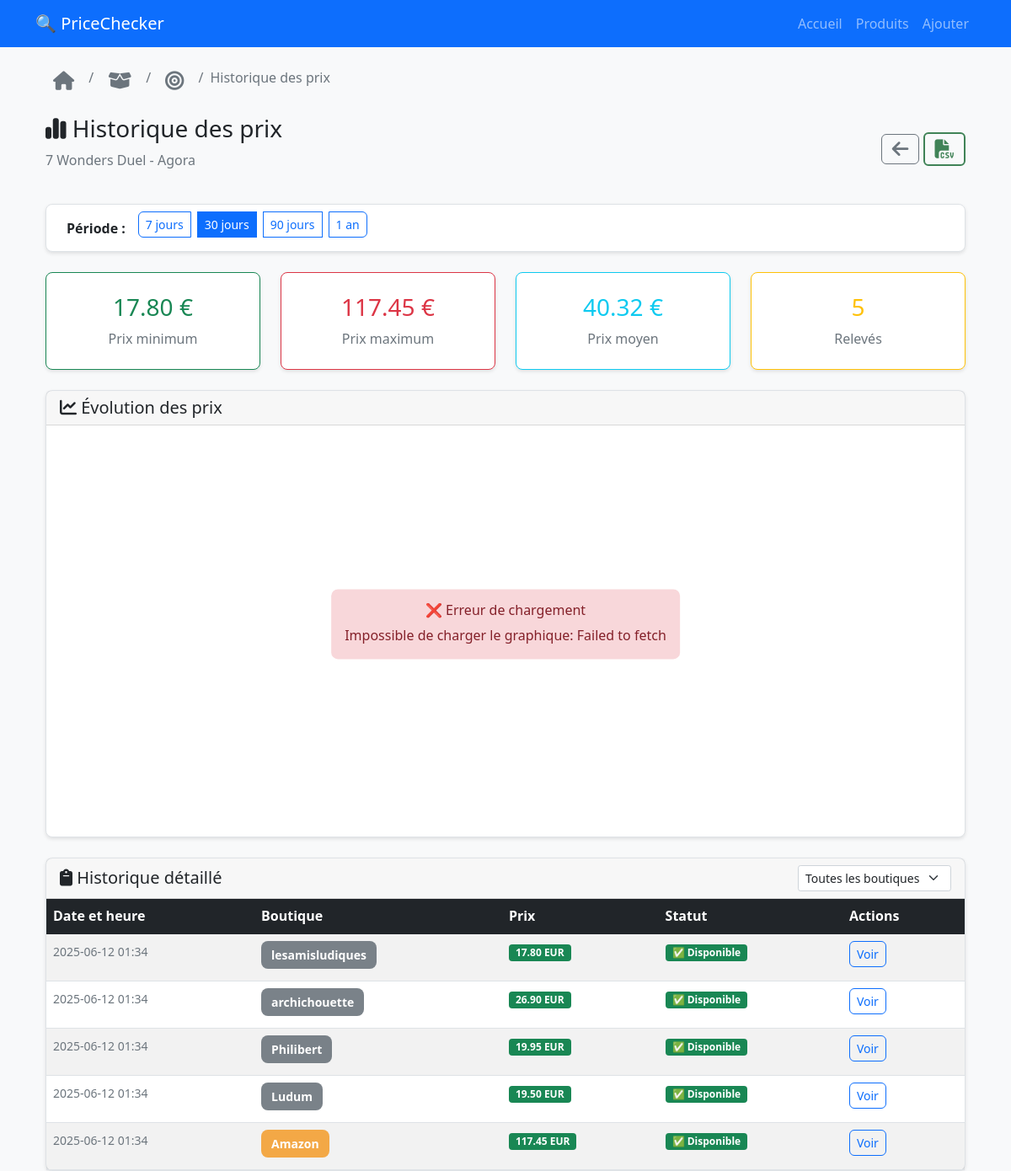
Before: /product/1/history with the older database file.
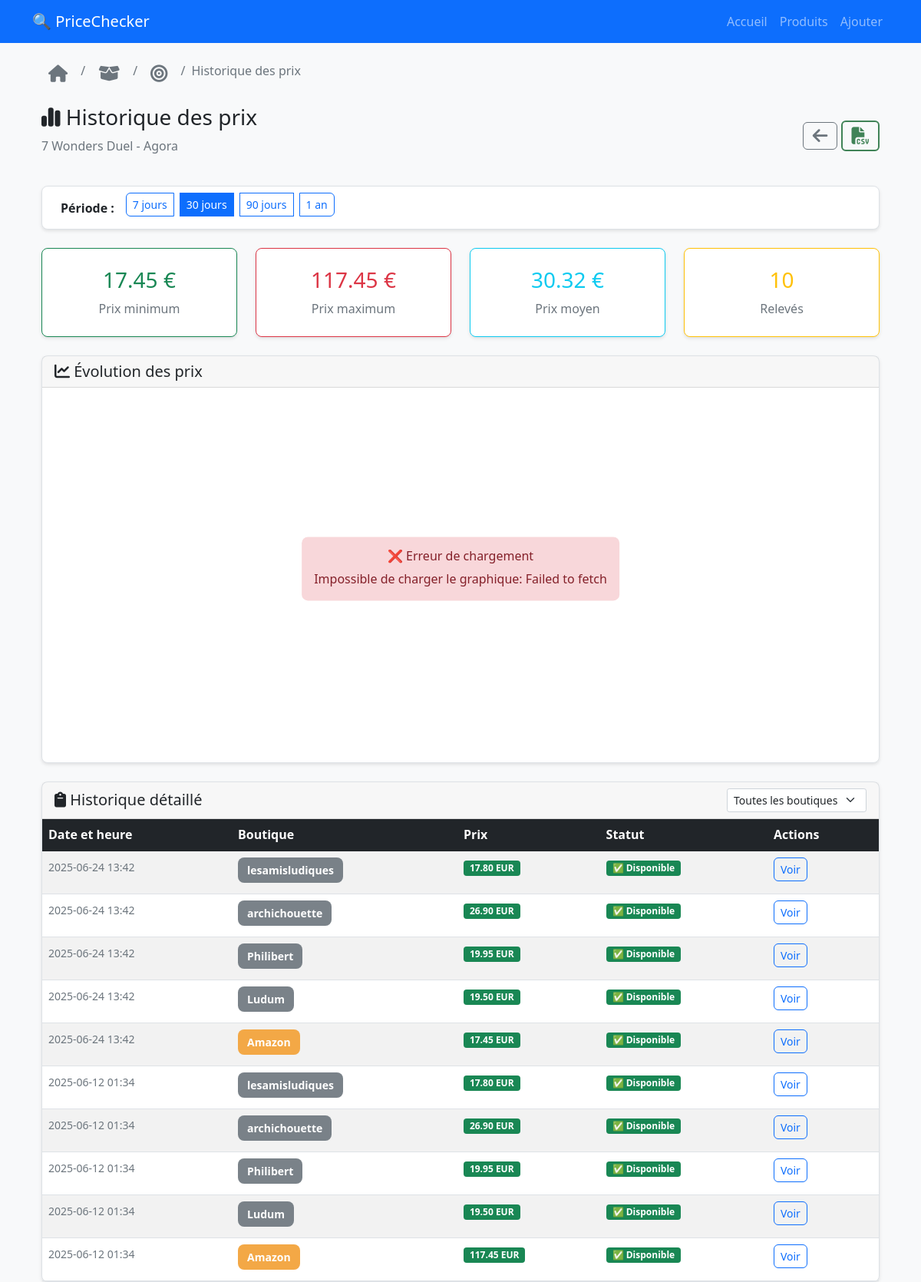
After: the same page with the newer database file.
### tables this page shows
CREATE TABLE products (
            id INTEGER PRIMARY KEY AUTOINCREMENT,
            name TEXT NOT NULL,
            description TEXT,
            created_at TIMESTAMP DEFAULT CURRENT_TIMESTAMP,
            updated_at TIMESTAMP DEFAULT CURRENT_TIMESTAMP
        );

CREATE TABLE price_history (
            id INTEGER PRIMARY KEY AUTOINCREMENT,
            product_link_id INTEGER NOT NULL,
            price REAL,
            currency TEXT DEFAULT 'EUR',
            is_available BOOLEAN DEFAULT 1,
            scraped_at TIMESTAMP DEFAULT CURRENT_TIMESTAMP,
            error_message TEXT,
            FOREIGN KEY (product_link_id) REFERENCES product_links (id) ON DELETE CASCADE
        );

CREATE TABLE product_links (
            id INTEGER PRIMARY KEY AUTOINCREMENT,
            product_id INTEGER NOT NULL,
            shop_name TEXT NOT NULL,
            url TEXT NOT NULL,
            css_selector TEXT,
            is_active BOOLEAN DEFAULT 1,
            created_at TIMESTAMP DEFAULT CURRENT_TIMESTAMP,
            updated_at TIMESTAMP DEFAULT CURRENT_TIMESTAMP,
            FOREIGN KEY (product_id) REFERENCES products (id) ON DELETE CASCADE
        );

### app/routes.py (the view)
@main.route('/product/<int:product_id>/history')
def price_history(product_id):
    try:
        product = get_product_by_id(product_id)
        if not product:
            flash('Produit introuvable', 'error')
            return redirect(url_for('main.products'))
        days = request.args.get('days', 30, type=int)
        page = request.args.get('page', 1, type=int)
        shop_filter = request.args.get('shop', None)
        stats = get_price_statistics(product_id, days)
        history_data = get_price_history_table(
            product_id,
            page=page,
            shop_filter=shop_filter
        )
        links = get_product_links(product_id)
        shops = [link['shop_name'] for link in links]
        return render_template('price_history.html',
                             product=product,
                             stats=stats,
                             history_data=history_data,
                             shops=shops,
                             current_days=days,
                             current_shop=shop_filter,
                             current_page=page)
    except Exception as e:
        logger.error(f"Erreur page historique produit {product_id}: {e}")
        flash('Erreur lors du chargement de l\'historique', 'error')
        return redirect(url_for('main.product_detail', product_id=product_id))

### app/templates/price_history.html (shortened to what this page needs)
{% extends "base.html" %}
{% block content %}
    <div class="container-fluid">
        <div class="row mb-4">
            <div class="col">
                <nav aria-label="breadcrumb" class="mb-4">
                    <ol class="breadcrumb">
                        <li class="breadcrumb-item"><a href="{{ url_for('main.index')  }}" class="btn btn-sm" title="Retour à l'accueil"><i class="fas fa-home"></i></a></li>
                        <li class="breadcrumb-item"><a href="{{ url_for('main.products') }}" class="btn btn-sm" title="Retour aux produits"><i class="fas fa-box-open"></i></a></li>
                        <li class="breadcrumb-item"><a href="{{ url_for('main.product_detail', product_id=product.id) }}" class="btn btn-sm" title={{ product.name }}><i class="fa-solid fa-bullseye"></i></a></li>
                        <li class="breadcrumb-item active" aria-current="page">Historique des prix</li>
                    </ol>
                </nav>
                <div class="d-flex justify-content-between align-items-center">
                    <div>
                        <h1 class="h3"><i class="fa-solid fa-chart-simple"></i> Historique des prix</h1>
                        <p class="text-muted">{{ product.name }}</p>
                    </div>
                    <div>
                        <a href="{{ url_for('main.product_detail', product_id=product.id) }}" class="btn btn-action-back btn-sm"
                            title="Retour aux produits">
                            <i class="fa-solid fa-arrow-left"></i>
                        </a>
                        <a href="{{ url_for('main.export_price_history', product_id=product.id) }}" class="btn btn-landing-product btn-sm"
                            title="Export CSV" download>
                            <i class="fa-solid fa-file-csv"></i>
                        </a>
                    </div>
                </div>
            </div>
        </div>
        <div class="row mb-4">
            <div class="col">
                <div class="card">
                    <div class="card-body py-2">
                        <div class="d-flex align-items-center">
                            <span class="me-3"><strong>Période :</strong></span>
                            <div class="btn-group" role="group">
                                <label class="btn btn-outline-primary btn-sm" for="days7">7 jours</label>
                                <label class="btn btn-outline-primary btn-sm" for="days30">30 jours</label>
                                <label class="btn btn-outline-primary btn-sm" for="days90">90 jours</label>
                                <label class="btn btn-outline-primary btn-sm" for="days365">1 an</label>
                            </div>
                        </div>
                    </div>
                </div>
            </div>
        </div>
        {% if stats %}
            <div class="row mb-4">
                <div class="col-md-3">
                    <div class="card stats-card border-success">
                        <div class="card-body text-center">
                            <h3 class="text-success">{{ "%.2f"|format(stats.min_price) }} €</h3>
                            <p class="card-text text-muted mb-0">Prix minimum</p>
                        </div>
                    </div>
                </div>
                <div class="col-md-3">
                    <div class="card stats-card border-danger">
                        <div class="card-body text-center">
                            <h3 class="text-danger">{{ "%.2f"|format(stats.max_price) }} €</h3>
                            <p class="card-text text-muted mb-0">Prix maximum</p>
                        </div>
                    </div>
                </div>
                <div class="col-md-3">
                    <div class="card stats-card border-info">
                        <div class="card-body text-center">
                            <h3 class="text-info">{{ "%.2f"|format(stats.avg_price) }} €</h3>
                            <p class="card-text text-muted mb-0">Prix moyen</p>
                        </div>
                    </div>
                </div>
                <div class="col-md-3">
                    <div class="card stats-card border-warning">
                        <div class="card-body text-center">
                            <h3 class="text-warning">{{ stats.total_scrapes }}</h3>
                            <p class="card-text text-muted mb-0">Relevés</p>
                        </div>
                    </div>
                </div>
            </div>
        {% endif %}
        <div class="row mb-4">
            <div class="col">
                <div class="card">
                    <div class="card-header">
                        <h5 class="mb-0"><i class="fas fa-chart-line"></i> Évolution des prix</h5>
                    </div>
                    <div class="card-body">
                        <div class="chart-container">
                            <div id="chartLoading" class="text-center">
                            </div>
                        </div>
                    </div>
                </div>
            </div>
        </div>
        <div class="row">
            <div class="col">
                <div class="card">
                    <div class="card-header d-flex justify-content-between align-items-center">
                        <h5 class="mb-0"><i class="fa-solid fa-clipboard"></i> Historique détaillé</h5>
                        <div>
                            <select class="form-select form-select-sm" id="shopFilter">
                                <option value="">Toutes les boutiques</option>
                            </select>
                        </div>
                    </div>
                    <div class="card-body p-0">
                        {% if history_data.data %}
                            <div class="table-responsive">
                                <table class="table table-striped mb-0">
                                    <thead class="table-dark">
                                    <tr>
                                        <th>Date et heure</th>
                                        <th>Boutique</th>
                                        <th>Prix</th>
                                        <th>Statut</th>
                                        <th>Actions</th>
                                    </tr>
                                    </thead>
                                    <tbody>
                                    {% for item in history_data.data %}
                                        <tr>
                                            <td>
                                                <small class="text-muted">
                                                    {{ item.scraped_at.replace('T', ' ')[:16] if item.scraped_at else 'N/A' }}
                                                </small>
                                            </td>
                                            <td>
                                                {% set shop_slug = item.shop_name|lower|replace(' ', '-')|replace('store', 'store') %}
                                                {% set shop_class = 'shop-' + shop_slug %}
                                                {% if shop_class not in ['shop-amazon', 'shop-apple', 'shop-fnac', 'shop-cdiscount', 'shop-leclerc'] %}
                                                    {% set shop_class = 'shop-default' %}
                                                {% endif %}
                                                <span class="shop-badge {{ shop_class }}">
                                                    {{ item.shop_name }}
                                                </span>
                                            </td>
                                            <td>
                                                {% if item.price %}
                                                    <span class="badge bg-success">{{ "%.2f"|format(item.price) }} {{ item.currency }}</span>
                                                {% else %}
                                                    <span class="badge bg-secondary">N/A</span>
                                                {% endif %}
                                            </td>
                                            <td>
                                                {% if item.is_available %}
                                                    <span class="badge bg-success">✅ Disponible</span>
                                                {% else %}
                                                    <span class="badge bg-danger">❌ Indisponible</span>
                                                    {% if item.error_message %}
                                                        <br><small class="text-muted">{{ item.error_message[:50] }}...</small>
                                                    {% endif %}
                                                {% endif %}
                                            </td>
                                            <td>
                                                <a href="{{ item.url }}" target="_blank" class="btn btn-sm btn-outline-primary">
                                                    Voir
                                                </a>
                                            </td>
                                        </tr>
                                    {% endfor %}
                                    </tbody>
                                </table>
                            </div>
                        {% else %}
                            <div class="alert alert-info m-3">
                                <h6 class="alert-heading">ℹ️ Aucun historique</h6>
                                <p class="mb-0">Aucun prix n'a encore été collecté pour ce produit.</p>
                            </div>
                        {% endif %}
                    </div>
                </div>
            </div>
        </div>
    </div>
{% endblock %}

### app/templates/base.html (shortened to what this page needs)
<!DOCTYPE html>
<html lang="fr">
<head>
    <link href="https://cdn.jsdelivr.net/npm/bootstrap@5.1.3/dist/css/bootstrap.min.css" rel="stylesheet">
    <link rel="stylesheet" href="https://cdnjs.cloudflare.com/ajax/libs/font-awesome/6.4.0/css/all.min.css">
    <link rel="stylesheet" href="{{ url_for('static', filename='css/style.css') }}">
</head>
<body>
    <nav class="navbar navbar-expand-lg navbar-dark bg-primary">
        <div class="container">
            <a class="navbar-brand" href="{{ url_for('main.index') }}">🔍 PriceChecker</a>
            <div class="navbar-nav">
                <a class="nav-link" href="{{ url_for('main.index') }}">Accueil</a>
                <a class="nav-link" href="{{ url_for('main.products') }}">Produits</a>
                <a class="nav-link" href="{{ url_for('main.add_product') }}">Ajouter</a>
            </div>
        </div>
    </nav>
    <div class="container mt-4">
        {% block content %}{% endblock %}
    </div>
</body>
</html>

Changed rows visible on the page:
added price_history: scraped_at "2025-06-24 13:42", shop_name "lesamisludiques", price "17.80", currency "EUR", is_available "✅ Disponible"
added price_history: scraped_at "2025-06-24 13:42", shop_name "archichouette", price "26.90", currency "EUR", is_available "✅ Disponible"
added price_history: scraped_at "2025-06-24 13:42", shop_name "Philibert", price "19.95", currency "EUR", is_available "✅ Disponible"
added price_history: scraped_at "2025-06-24 13:42", shop_name "Ludum", price "19.50", currency "EUR", is_available "✅ Disponible"
added price_history: scraped_at "2025-06-24 13:42", shop_name "Amazon", price "17.45", currency "EUR", is_available "✅ Disponible"
Other visible differences:
{{ "%.2f"|format(stats.min_price) }}: "17.80" → "17.45"
{{ "%.2f"|format(stats.avg_price) }}: "40.32" → "30.32"
{{ stats.total_scrapes }}: "5" → "10"
